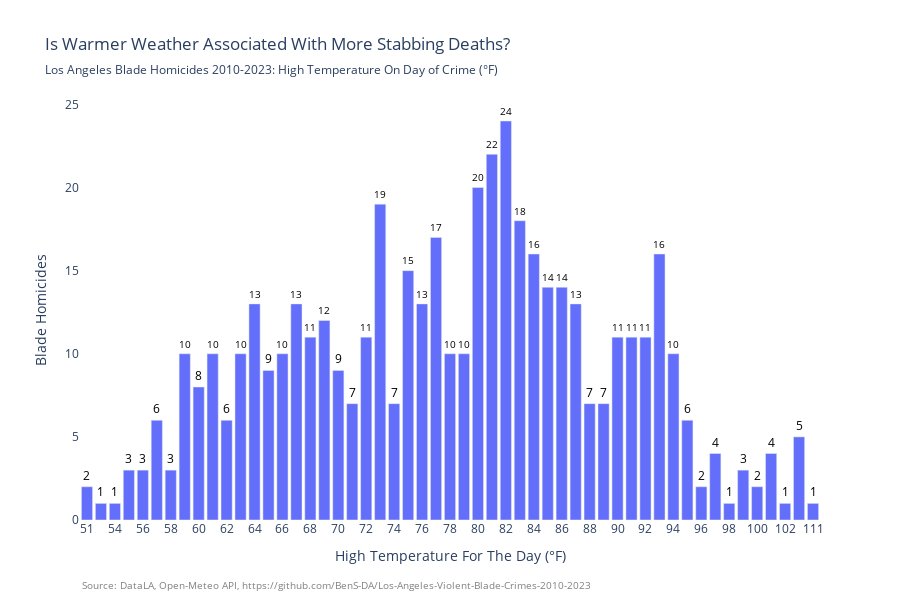

Notebook cell for this chart:
### Code cell
# What is the relationship between the number of events and the weather (highest recorded temperature for that day)?

rounded_degree = blade_homicide['Temp Hi F'].round()
temp = rounded_degree.value_counts().sort_index()
temp_bar = px.bar(temp,x=temp.index, y = temp.values, title = 'Is Warmer Weather Associated With More Stabbing Deaths?',
                   subtitle = "Los Angeles Blade Homicides 2010-2023: High Temperature On Day of Crime (°F)", text = temp.values, height = 600)
temp_bar.update_layout(xaxis_title = "High Temperature For The Day (°F)",yaxis_title="Blade Homicides")
temp_bar.update_xaxes(type='category')
temp_bar.update_traces(textposition='outside')
temp_bar.update_traces(textfont_color='black')
temp_bar.update_layout(
    paper_bgcolor='rgba(0, 0, 0, 0)',
    plot_bgcolor='rgba(0, 0, 0, 0)'
)
temp_bar.add_annotation(
    text=f"Source: DataLA, Open-Meteo API, https://github.com/BenS-DA/Los-Angeles-Violent-Blade-Crimes-2010-2023",
    showarrow=False,
    x=-0.0,
    y=-0.175,
    xref="paper",
    yref="paper",
    xanchor="left",
    yanchor="bottom",
    font=dict(size=10, color="grey"),
    align="left"
)


temp_bar.show()

### Figure 1 — Plotly figure (JSON) as saved in the notebook; plotly's stock layout.template omitted (floating-point values rounded to 4 significant figures)
{"data": [{"hovertemplate": "Temp Hi F=%{x}<br>y=%{y}<br>text=%{text}<extra></extra>", "legendgroup": "", "marker": {"color": "#636efa", "pattern": {"shape": ""}}, "name": "", "orientation": "v", "showlegend": false, "text": [2.0, 1.0, 1.0, 3.0, 3.0, 6.0, 3.0, 10.0, 8.0, 10.0, 6.0, 10.0, 13.0, 9.0, 10.0, 13.0, 11.0, 12.0, 9.0, 7.0, 11.0, 19.0, 7.0, 15.0, 13.0, 17.0, 10.0, 10.0, 20.0, 22.0, 24.0, 18.0, 16.0, 14.0, 14.0, 13.0, 7.0, 7.0, 11.0, 11.0, 11.0, 16.0, 10.0, 6.0, 2.0, 4.0, 1.0, 3.0, 2.0, 4.0, 1.0, 5.0, 1.0], "textfont": {"color": "black"}, "textposition": "outside", "type": "bar", "x": [51.0, 53.0, 54.0, 55.0, 56.0, 57.0, 58.0, 59.0, 60.0, 61.0, 62.0, 63.0, 64.0, 65.0, 66.0, 67.0, 68.0, 69.0, 70.0, 71.0, 72.0, 73.0, 74.0, 75.0, 76.0, 77.0, 78.0, 79.0, 80.0, 81.0, 82.0, 83.0, 84.0, 85.0, 86.0, 87.0, 88.0, 89.0, 90.0, 91.0, 92.0, 93.0, 94.0, 95.0, 96.0, 97.0, 98.0, 99.0, 100.0, 101.0, 102.0, 103.0, 111.0], "xaxis": "x", "y": [2, 1, 1, 3, 3, 6, 3, 10, 8, 10, 6, 10, 13, 9, 10, 13, 11, 12, 9, 7, 11, 19, 7, 15, 13, 17, 10, 10, 20, 22, 24, 18, 16, 14, 14, 13, 7, 7, 11, 11, 11, 16, 10, 6, 2, 4, 1, 3, 2, 4, 1, 5, 1], "yaxis": "y"}], "layout": {"annotations": [{"align": "left", "font": {"color": "grey", "size": 10}, "showarrow": false, "text": "Source: DataLA, Open-Meteo API, https://github.com/BenS-DA/Los-Angeles-Violent-Blade-Crimes-2010-2023", "x": 0, "xanchor": "left", "xref": "paper", "y": -0.175, "yanchor": "bottom", "yref": "paper"}], "barmode": "relative", "height": 600, "legend": {"tracegroupgap": 0}, "paper_bgcolor": "rgba(0, 0, 0, 0)", "plot_bgcolor": "rgba(0, 0, 0, 0)", "title": {"subtitle": {"text": "Los Angeles Blade Homicides 2010-2023: High Temperature On Day of Crime (°F)"}, "text": "Is Warmer Weather Associated With More Stabbing Deaths?"}, "xaxis": {"anchor": "y", "domain": [0, 1], "title": {"text": "High Temperature For The Day (°F)"}, "type": "category"}, "yaxis": {"anchor": "x", "domain": [0, 1], "title": {"text": "Blade Homicides"}}}}
